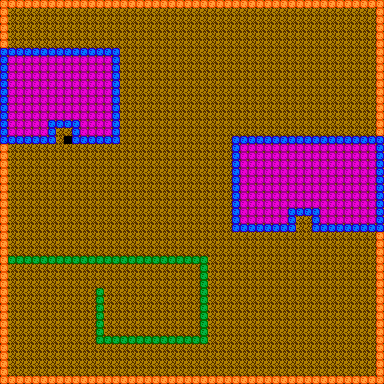

This game map was drawn from its Tiled (.tmx) file and the tilesets committed beside it. A one-line description and the trimmed map source follow:
An orthogonal 48x48 tile map with 8x8 px tiles, 2 tile layers (bg, fg), 1 hidden layer not drawn and 2 objects (ent_player_td, at_area_change).

<map version="1.0" orientation="orthogonal" renderorder="right-down" width="48" height="48" tilewidth="8" tileheight="8" backgroundcolor="#000000" nextobjectid="3">
 <tileset firstgid="1" name="nes_map_tiles_buffered" tilewidth="8" tileheight="8" spacing="2" margin="1" tilecount="192" columns="12">
  <image source="../res/img/nes_map_tiles_buffered.png" width="120" height="160" />
 </tileset>
 <layer name="bg" width="48" height="48">
  <data>[2304 cells, 2304 non-empty, 2 distinct tile ids]</data>
 </layer>
 <layer name="fg" width="48" height="48">
  <data>[2304 cells, 618 non-empty, 4 distinct tile ids]</data>
 </layer>
 <objectgroup name="object_layer">
  <object id="1" name="ent_player_td" gid="13" x="48" y="184" width="8" height="8" />
  <object id="2" name="at_area_change" gid="35" x="64" y="144" width="8" height="8">
   <properties>
    <property name="dest_map" value="lvl_01" />
   </properties>
  </object>
 </objectgroup>
 <layer name="solid" width="48" height="48" visible="0">
  <data>[2304 cells, 334 non-empty, 1 distinct tile ids]</data>
 </layer>
</map>
